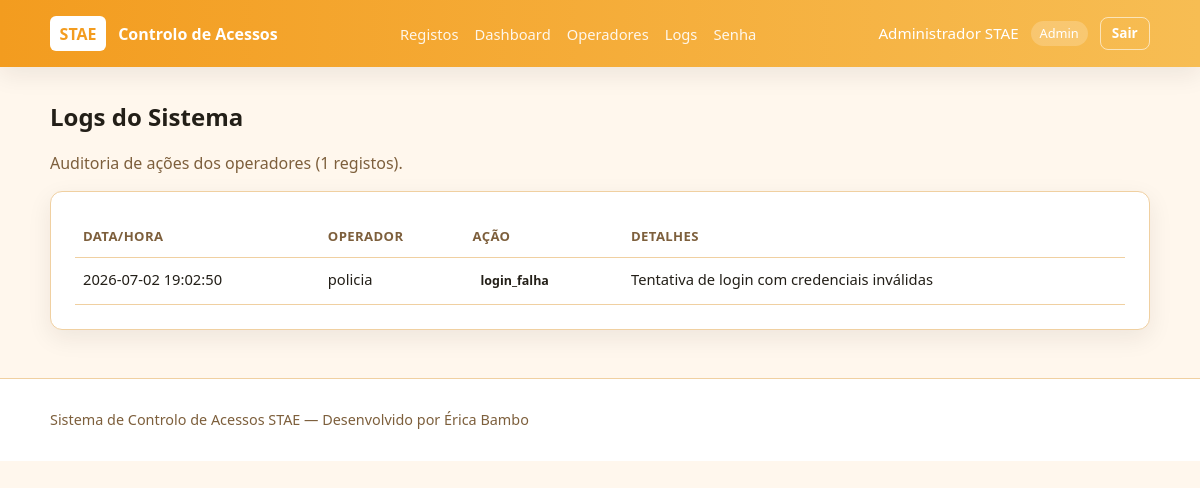
The app's page /logs (signed in), older data.
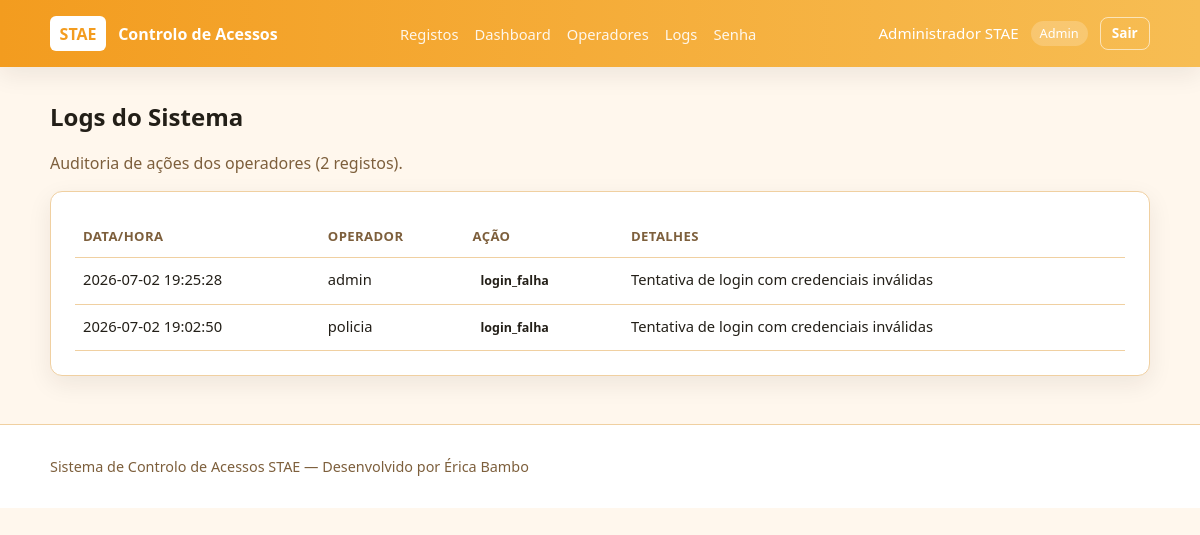
The same page, newer data.
### tables this page shows
CREATE TABLE logs_operador (
                    id INTEGER PRIMARY KEY AUTOINCREMENT,
                    operador_id INTEGER,
                    operador_nome TEXT,
                    acao TEXT NOT NULL,
                    detalhes TEXT,
                    criado_em TIMESTAMP NOT NULL DEFAULT CURRENT_TIMESTAMP,
                    FOREIGN KEY (operador_id) REFERENCES operadores (id) ON DELETE SET NULL
                );

### app/routes/admin.py (the view)
@admin_bp.route("/logs")
def logs():
    redirecionar = _requer_login() or _requer_permissao("ver_logs")
    if redirecionar:
        return redirecionar
    pagina = max(int(request.args.get("pagina", 1)), 1)
    total = contar_logs()
    logs_lista = listar_logs(limite=PER_PAGE, pagina=pagina)
    total_paginas = max(ceil(total / PER_PAGE), 1)
    return render_template(
        "admin_logs.html",
        logs=logs_lista,
        pagina=pagina,
        total_paginas=total_paginas,
        total=total,
    )

### app/backend.py (called while the page is built, shortened)
def _is_testing():
    return os.environ.get("FLASK_ENV") == "testing" or os.environ.get("PYTEST_CURRENT_TEST") is not None

def _get_sqlite_path(url_or_path=None):
    candidate = url_or_path or os.environ.get("STAE_SQLITE_PATH", DATABASE_PATH)
    if candidate.startswith("sqlite:///"):
        candidate = candidate.replace("sqlite:///", "", 1)
    if candidate.startswith("sqlite://"):
        candidate = candidate.replace("sqlite://", "", 1)
    return candidate

def listar_logs(limite=100, pagina=1):
    offset = max(pagina - 1, 0) * limite
    with BACKEND.get_db() as conn:
        with conn.cursor() as cursor:
            param = "?" if BACKEND.kind == "sqlite" else "%s"
            cursor.execute(f"SELECT * FROM logs_operador ORDER BY criado_em DESC LIMIT {param} OFFSET {param}", (limite, offset))
            rows = cursor.fetchall()
            return [dict(row) for row in rows]

def contar_logs():
    with BACKEND.get_db() as conn:
        with conn.cursor() as cursor:
            cursor.execute("SELECT COUNT(*) AS total FROM logs_operador")
            row = cursor.fetchone()
            return row["total"] if row else 0

    def __enter__(self):
        return self.cursor

    def __exit__(self, exc_type, exc_val, exc_tb):
        self.cursor.close()

    def cursor(self):
        return SQLiteCursorWrapper(self.conn.cursor())

    def commit(self):
        self.conn.commit()

    def close(self):
        self.conn.close()

    def get_connection(self):
        if _is_testing():
            conn = sqlite3.connect("banco_teste.db")
            conn.row_factory = lambda cursor, row: {col[0]: row[idx] for idx, col in enumerate(cursor.description)}
            conn.execute("PRAGMA foreign_keys = ON")
            return SQLiteConnectionWrapper(conn)
        sqlite_path = _get_sqlite_path(DB_URL if DB_URL and str(DB_URL).startswith("sqlite") else os.environ.get("STAE_SQLITE_PATH", DATABASE_PATH))
        sqlite_dir = os.path.dirname(sqlite_path) or "."
        os.makedirs(sqlite_dir, exist_ok=True)
        conn = sqlite3.connect(sqlite_path)
        conn.row_factory = lambda cursor, row: {col[0]: row[idx] for idx, col in enumerate(cursor.description)}
        conn.execute("PRAGMA foreign_keys = ON")
        return SQLiteConnectionWrapper(conn)

### app/routes/admin.py (called while the page is built)
def _requer_login():
    if not session.get("operador_id"):
        return redirect(url_for("auth.login"))
    return None

### app/utils/permissions.py (called while the page is built)
def tem_permissao(tipo_operador, permissao):
    return permissao in PERMISSOES.get(tipo_operador, set())

### templates/admin_logs.html (shortened to what this page needs)
{% extends "base.html" %}
{% block content %}
<section class="page-header">
    <h1>Logs do Sistema</h1>
    <p>Auditoria de ações dos operadores ({{ total }} registos).</p>
</section>
<div class="card registos-recentes">
    <div class="table-wrap">
        <table>
            <thead>
                <tr>
                    <th>Data/Hora</th>
                    <th>Operador</th>
                    <th>Ação</th>
                    <th>Detalhes</th>
                </tr>
            </thead>
            <tbody>
                {% for log in logs %}
                <tr>
                    <td>{{ log.criado_em }}</td>
                    <td>{{ log.operador_nome or '—' }}</td>
                    <td><span class="tag">{{ log.acao }}</span></td>
                    <td>{{ log.detalhes or '—' }}</td>
                </tr>
                {% endfor %}
            </tbody>
        </table>
    </div>
</div>
{% endblock %}

### templates/base.html (shortened to what this page needs)
<!DOCTYPE html>
<html lang="pt">
<head>
    <link rel="stylesheet" href="{{ url_for('static', filename='css/style.css') }}">
</head>
<body>
    <header class="topbar">
        <div class="container topbar-inner">
            <div class="brand">
                <span class="brand-mark">STAE</span>
                <span class="brand-text">Controlo de Acessos</span>
            </div>
            {% if session.get('operador_nome') %}
            <nav class="nav-links">
                <a href="{{ url_for('registos.menu') }}">Registos</a>
                {% if session.operador_tipo == 'Admin' %}
                <a href="{{ url_for('admin.dashboard') }}">Dashboard</a>
                <a href="{{ url_for('admin.operadores') }}">Operadores</a>
                <a href="{{ url_for('admin.logs') }}">Logs</a>
                {% endif %}
                <a href="{{ url_for('admin.alterar_senha') }}">Senha</a>
            </nav>
            <div class="user-info">
                <span>{{ session.operador_nome }}</span>
                <span class="badge">{{ session.operador_tipo }}</span>
                <a class="btn btn-outline btn-sm" href="{{ url_for('auth.logout') }}">Sair</a>
            </div>
            {% endif %}
        </div>
    </header>
    <main class="container main-content">
        {% block content %}{% endblock %}
    </main>
    <footer class="footer">
        <div class="container">
            <p>Sistema de Controlo de Acessos STAE &mdash; Desenvolvido por Érica Bambo</p>
        </div>
    </footer>
</body>
</html>

### static/css/style.css (style rules this page uses)
:root { --bg: #fff7ed; --surface: #ffffff; --text: #231f18; --muted: #7d5f3c; --primary: #f39c1f; --primary-hover: #d97b12; --border: #f0d0a1; --success: #2f7b3c; --success-bg: #e9f4e8; --error: #b42318; --error-bg: #fdecea; --shadow: 0 8px 24px rgba(35, 30, 22, 0.08); }
* { box-sizing: border-box; }
body { margin: 0; font-family: "Segoe UI", Tahoma, Geneva, Verdana, sans-serif; background: var(--bg); color: var(--text); line-height: 1.5; min-height: 100vh; }
.container { width: min(1100px, 92%); margin: 0 auto; }
.topbar { background: linear-gradient(90deg, #f39c1f 0%, #f7bd53 100%); color: #fff; padding: 1rem 0; box-shadow: var(--shadow); }
.topbar-inner { display: flex; justify-content: space-between; align-items: center; gap: 1rem; }
.brand { display: flex; align-items: center; gap: 0.75rem; }
.brand-mark { background: #fff; color: var(--primary); font-weight: 700; padding: 0.35rem 0.6rem; border-radius: 6px; }
.brand-text { font-weight: 600; }
.user-info { display: flex; align-items: center; gap: 0.75rem; font-size: 0.95rem; }
.badge { background: rgba(255, 255, 255, 0.2); padding: 0.2rem 0.55rem; border-radius: 999px; font-size: 0.8rem; }
.main-content { padding: 2rem 0 3rem; }
.footer { border-top: 1px solid var(--border); background: var(--surface); padding: 1rem 0; color: var(--muted); font-size: 0.9rem; }
.page-header h1 { margin: 0 0 0.25rem; }
.page-header p, .subtitle, .card-desc { color: var(--muted); }
.card { background: var(--surface); border: 1px solid var(--border); border-radius: 12px; padding: 1.5rem; box-shadow: var(--shadow); }
.btn { display: inline-block; border: none; border-radius: 8px; padding: 0.65rem 1rem; font-size: 0.95rem; font-weight: 600; cursor: pointer; text-decoration: none; transition: background 0.15s ease; }
.btn-outline { background: transparent; color: #fff; border: 1px solid rgba(255, 255, 255, 0.6); }
.btn-sm { padding: 0.35rem 0.7rem; font-size: 0.85rem; }
.table-wrap { overflow-x: auto; }
table { width: 100%; border-collapse: collapse; font-size: 0.92rem; }
th, td { padding: 0.65rem 0.5rem; border-bottom: 1px solid var(--border); text-align: left; vertical-align: top; }
th { font-size: 0.82rem; text-transform: uppercase; letter-spacing: 0.03em; color: var(--muted); }
.tag { display: inline-block; padding: 0.15rem 0.5rem; border-radius: 999px; font-size: 0.78rem; font-weight: 600; }
.nav-links { display: flex; gap: 1rem; flex-wrap: wrap; }
.nav-links a { color: #fff; text-decoration: none; font-size: 0.92rem; opacity: 0.9; }

Row changes from the older to the newer data that the page shows:
added logs_operador: operador_tipo "Admin", criado_em "2026-07-02 19:25:28", operador_nome "admin", acao "login_falha", detalhes "Tentativa de login com credenciais inválidas"
Text that changed along with them:
{{ total }}: "1" → "2"
{{ session.operador_tipo }}: "Admin" → (not shown)
